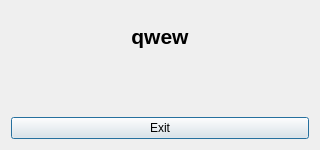
<?xml version="1.0" encoding="UTF-8"?>
<ui version="4.0">
 <class>Gameover</class>
 <widget class="QDialog" name="Gameover">
  <property name="geometry">
   <rect>
    <x>0</x>
    <y>0</y>
    <width>320</width>
    <height>150</height>
   </rect>
  </property>
  <property name="windowTitle">
   <string>Dialog</string>
  </property>
  <layout class="QVBoxLayout" name="verticalLayout">
   <item>
    <widget class="QLabel" name="label">
     <property name="minimumSize">
      <size>
       <width>0</width>
       <height>50</height>
      </size>
     </property>
     <property name="font">
      <font>
       <pointsize>16</pointsize>
       <weight>75</weight>
       <bold>true</bold>
      </font>
     </property>
     <property name="text">
      <string>qwew</string>
     </property>
     <property name="alignment">
      <set>Qt::AlignCenter</set>
     </property>
    </widget>
   </item>
   <item>
    <spacer name="verticalSpacer">
     <property name="orientation">
      <enum>Qt::Vertical</enum>
     </property>
     <property name="sizeHint" stdset="0">
      <size>
       <width>20</width>
       <height>40</height>
      </size>
     </property>
    </spacer>
   </item>
   <item>
    <layout class="QHBoxLayout" name="horizontalLayout">
     <item>
      <widget class="QPushButton" name="closeButton">
       <property name="text">
        <string>Exit</string>
       </property>
      </widget>
     </item>
    </layout>
   </item>
  </layout>
 </widget>
 <resources/>
 <connections/>
</ui>
